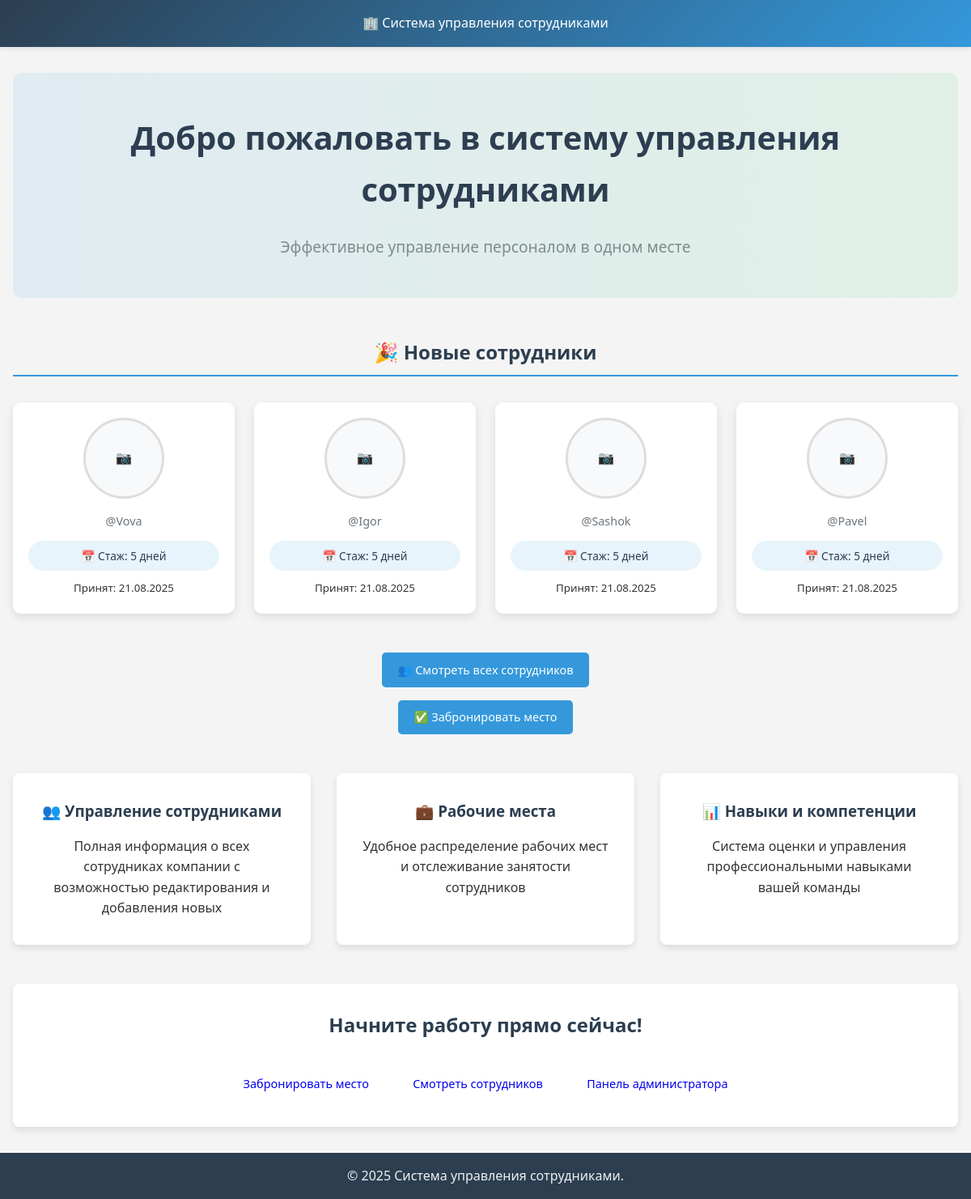
The app's page /, older data.
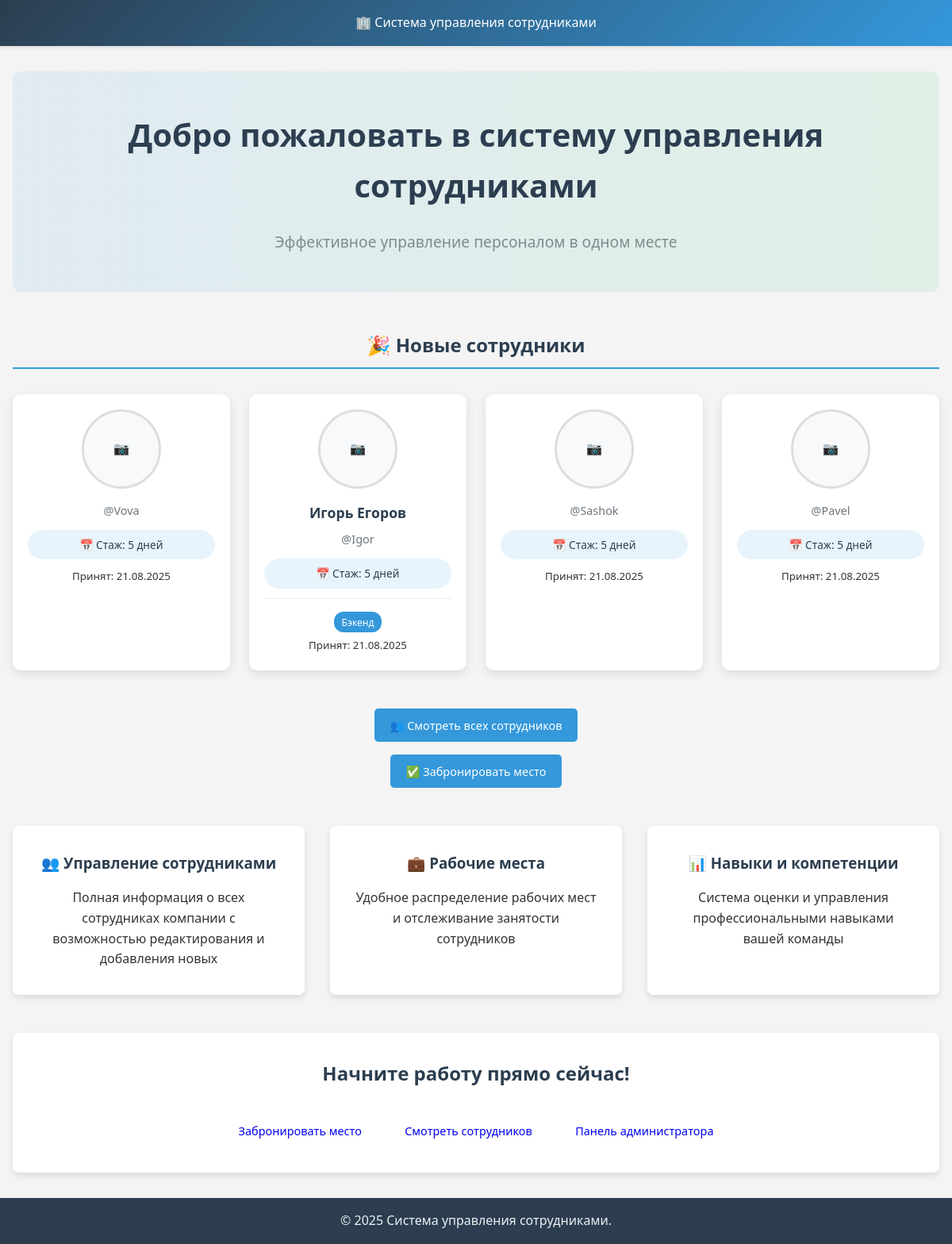
The same page, newer data.
### employees/models.py (models this page shows, shortened)
class Employee(AbstractUser):
    GENDER_CHOICES = [
        ("M", "Мужской"),
        ("F", "Женский"),
    ]
    email = models.EmailField(
        unique=True,
        verbose_name="Email",
        blank=False,
    )
    username = models.CharField(
        max_length=150,
        unique=True,
        verbose_name="Логин",
    )
    middle_name = models.CharField(max_length=100, blank=True, verbose_name="Отчество")
    gender = models.CharField(max_length=1, choices=GENDER_CHOICES, verbose_name="Пол")
    description = models.TextField(blank=True, verbose_name="Описание")
    """
    groups = models.ManyToManyField(
        Group,
        verbose_name="Группы",
        blank=True,
        related_name="employee_groups",  # чтобы избежать конфликтов
        related_query_name="employees",
    )
    """
    class Meta:
        ordering = ("-date_joined",)
        verbose_name = "Сотрудник"
        verbose_name_plural = "Сотрудники"

class EmployeeSkill(models.Model):
    SKILL_CHOICES = [
        ("frontend", "Фронтенд"),
        ("backend", "Бэкенд"),
        ("testing", "Тестирование"),
        ("management", "Управление проектами"),
        ("design", "Дизайн"),
        ("devops", "DevOps"),
    ]
    employee = models.ForeignKey(
        Employee,
        on_delete=models.CASCADE,
        related_name="skills",
        verbose_name="Сотрудник",
    )
    skill = models.CharField(
        max_length=100, choices=SKILL_CHOICES, verbose_name="Навык"
    )
    level = models.IntegerField(
        validators=[MinValueValidator(1), MaxValueValidator(10)],
        verbose_name="Уровень навыка",
    )
    class Meta:
        unique_together = ("employee", "skill")
        verbose_name = "Навык сотрудника"
        verbose_name_plural = "Навыки сотрудников"

### employees/views.py (the view)
# urls.py: path('', home_view, name='home'),
def home_view(request):
    latest_employees = Employee.objects.select_related('workplace').prefetch_related('skills')[:4]
    employees_data = []
    for employee in latest_employees:
        main_photo = EmployeeImage.objects.filter(
            employee=employee,
            is_main=True
        ).first()
        if not main_photo:
            main_photo = EmployeeImage.objects.filter(
                employee=employee
            ).first()
        experience_days = (now().date() - employee.date_joined.date()).days
        employees_data.append({
            'employee': employee,
            'main_photo': main_photo,
            'experience_days': experience_days
        })
    context = {
        'latest_employees': employees_data
    }
    return render(request, 'home.html', context)

### templates/home.html (shortened to what this page needs)
{% extends 'base.html' %}
{% load static %}
{% block extra_css %}
    <link rel="stylesheet" href="{% static 'css/home.css' %}">
{% endblock %}
{% block content %}
    <section class="hero">
        <h1>Добро пожаловать в систему управления сотрудниками</h1>
        <p>Эффективное управление персоналом в одном месте</p>
    </section>
    {% if latest_employees %}
    <section class="employees-section">
        <h2 class="section-title">🎉 Новые сотрудники</h2>
        <div class="employees-grid">
            {% for data in latest_employees %}
            <div class="employee-card-home">
                {% if data.main_photo %}
                <img src="{{ data.main_photo.image.url }}"
                     alt="{{ data.employee.username }}"
                     class="employee-photo">
                {% else %}
                <div class="no-photo">
                    <span>📷</span>
                </div>
                {% endif %}
                <h3 class="employee-name">
                    {{ data.employee.first_name }} {{ data.employee.last_name }}
                </h3>
                <p class="employee-username">@{{ data.employee.username }}</p>
                <div class="employee-experience">
                    📅 Стаж: {{ data.experience_days }} дней
                </div>
                {% if data.employee.skills.all %}
                <div class="employee-skills">
                    <ul class="skills-list">
                        {% for skill in data.employee.skills.all|slice:":3" %}
                        <li class="skill-item">{{ skill.get_skill_display }}</li>
                        {% endfor %}
                    </ul>
                </div>
                {% endif %}
                <p class="employee-date">
                    <small>Принят: {{ data.employee.date_joined|date:"d.m.Y" }}</small>
                </p>
            </div>
            {% endfor %}
        </div>
        <div class="view-all-btn">
            <a href="{% url 'employees:list' %}" class="btn btn-primary">
                👥 Смотреть всех сотрудников
            </a>
        </div>
        <div class="view-all-btn">
            <a href="{% url 'workplaces:workplaces' %}" class="btn btn-primary">
                ✅ Забронировать место
            </a>
        </div>
    </section>
    {% endif %}
    <section class="features">
        <div class="feature-card">
            <h3>👥 Управление сотрудниками</h3>
            <p>Полная информация о всех сотрудниках компании с возможностью редактирования и добавления новых</p>
        </div>
        <div class="feature-card">
            <h3>💼 Рабочие места</h3>
            <p>Удобное распределение рабочих мест и отслеживание занятости сотрудников</p>
        </div>
        <div class="feature-card">
            <h3>📊 Навыки и компетенции</h3>
            <p>Система оценки и управления профессиональными навыками вашей команды</p>
        </div>
    </section>
    <section class="cta-section">
        <h2>Начните работу прямо сейчас!</h2>
        <div class="cta-buttons">
            <a href="/workplaces" class="btn primary-btn">Забронировать место</a>
            <a href="{% url 'employees:list' %}" class="btn primary-btn">Смотреть сотрудников</a>
            <a href="/admin" class="btn secondary-btn">Панель администратора</a>
        </div>
    </section>
{% endblock %}

Row changes from the older to the newer data that the page shows:
changed Employee "Igor": employee.first_name (not shown) → "Игорь"; employee.last_name (not shown) → "Егоров"
added EmployeeSkill: skill "Бэкенд", shown under Employee "Igor"
